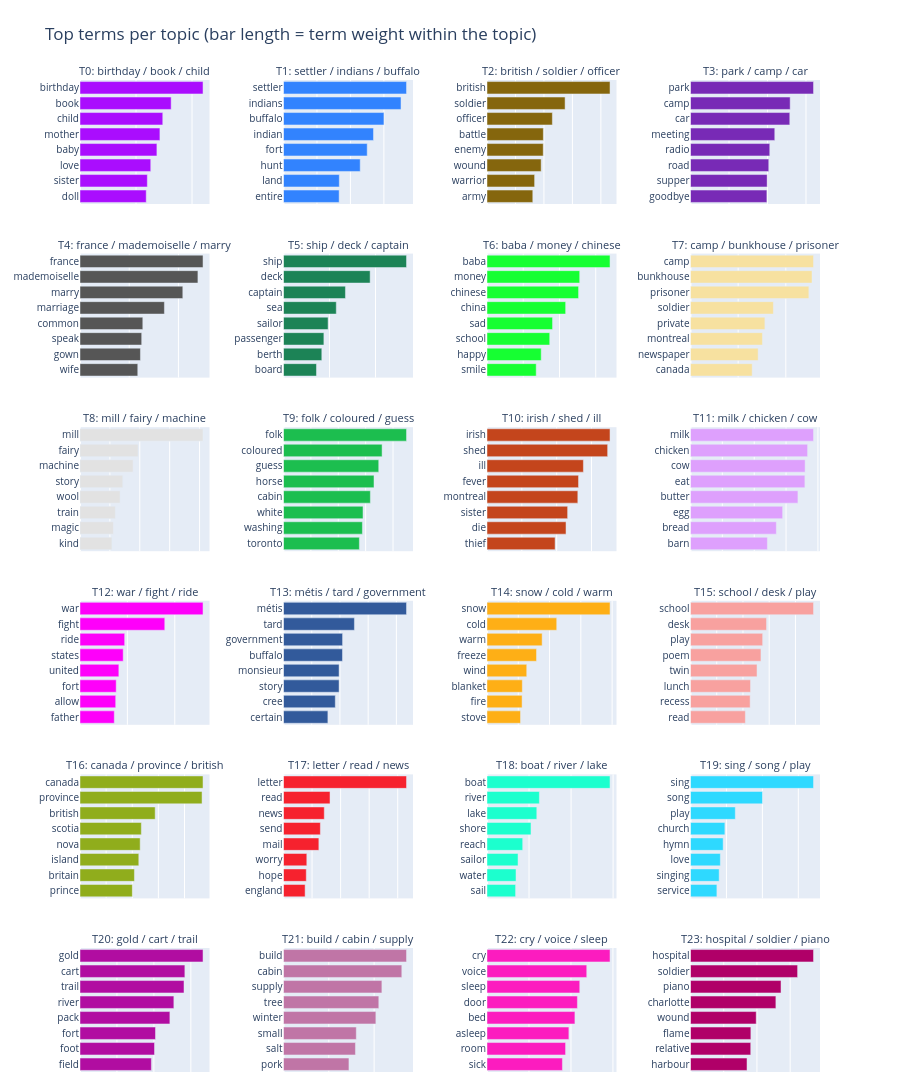

Write notebook code for a chart like this one.
### Markdown cell above
### 11a. What each topic is made of

### Code cell
fig = plot_topic_words(H, names, [topic_label[t] for t in range(K)], n_words=8, ncols=4,
                       title="Top terms per topic (bar length = term weight within the topic)")
show(fig, "02_topic_terms")

### Figure 1 — Plotly figure (JSON) as saved in the notebook; plotly's stock layout.template omitted (floating-point values rounded to 4 significant figures)
{"data": [{"hovertemplate": "%{y}<extra></extra>", "marker": {"color": "#AA0DFE"}, "orientation": "h", "showlegend": false, "type": "bar", "x": [0.5912, 0.601, 0.6316, 0.6866, 0.7135, 0.739, 0.8138, 1.098], "xaxis": "x", "y": ["doll", "sister", "love", "baby", "mother", "child", "book", "birthday"], "yaxis": "y"}, {"hovertemplate": "%{y}<extra></extra>", "marker": {"color": "#3283FE"}, "orientation": "h", "showlegend": false, "type": "bar", "x": [0.3325, 0.3335, 0.4584, 0.5002, 0.5377, 0.6003, 0.7023, 0.7352], "xaxis": "x2", "y": ["entire", "land", "hunt", "fort", "indian", "buffalo", "indians", "settler"], "yaxis": "y2"}, {"hovertemplate": "%{y}<extra></extra>", "marker": {"color": "#85660D"}, "orientation": "h", "showlegend": false, "type": "bar", "x": [0.3217, 0.3345, 0.3805, 0.3951, 0.3959, 0.4592, 0.5486, 0.8643], "xaxis": "x3", "y": ["army", "warrior", "wound", "enemy", "battle", "officer", "soldier", "british"], "yaxis": "y3"}, {"hovertemplate": "%{y}<extra></extra>", "marker": {"color": "#782AB6"}, "orientation": "h", "showlegend": false, "type": "bar", "x": [0.3969, 0.3983, 0.4066, 0.4119, 0.4378, 0.5159, 0.5178, 0.6392], "xaxis": "x4", "y": ["goodbye", "supper", "road", "radio", "meeting", "car", "camp", "park"], "yaxis": "y4"}, {"hovertemplate": "%{y}<extra></extra>", "marker": {"color": "#565656"}, "orientation": "h", "showlegend": false, "type": "bar", "x": [0.2348, 0.2456, 0.2508, 0.2553, 0.343, 0.4178, 0.4792, 0.5], "xaxis": "x5", "y": ["wife", "gown", "speak", "common", "marriage", "marry", "mademoiselle", "france"], "yaxis": "y5"}, {"hovertemplate": "%{y}<extra></extra>", "marker": {"color": "#1C8356"}, "orientation": "h", "showlegend": false, "type": "bar", "x": [0.3583, 0.4163, 0.4388, 0.4847, 0.5736, 0.6733, 0.9416, 1.337], "xaxis": "x6", "y": ["board", "berth", "passenger", "sailor", "sea", "captain", "deck", "ship"], "yaxis": "y6"}, {"hovertemplate": "%{y}<extra></extra>", "marker": {"color": "#16FF32"}, "orientation": "h", "showlegend": false, "type": "bar", "x": [0.2715, 0.2991, 0.3462, 0.3617, 0.434, 0.5053, 0.5115, 0.6789], "xaxis": "x7", "y": ["smile", "happy", "school", "sad", "china", "chinese", "money", "baba"], "yaxis": "y7"}, {"hovertemplate": "%{y}<extra></extra>", "marker": {"color": "#F7E1A0"}, "orientation": "h", "showlegend": false, "type": "bar", "x": [0.2589, 0.284, 0.3019, 0.3122, 0.3479, 0.4968, 0.5101, 0.5164], "xaxis": "x8", "y": ["canada", "newspaper", "montreal", "private", "soldier", "prisoner", "bunkhouse", "camp"], "yaxis": "y8"}, {"hovertemplate": "%{y}<extra></extra>", "marker": {"color": "#E2E2E2"}, "orientation": "h", "showlegend": false, "type": "bar", "x": [0.2136, 0.2234, 0.237, 0.2686, 0.2862, 0.3552, 0.3885, 0.8231], "xaxis": "x9", "y": ["kind", "magic", "train", "wool", "story", "machine", "fairy", "mill"], "yaxis": "y9"}, {"hovertemplate": "%{y}<extra></extra>", "marker": {"color": "#1CBE4F"}, "orientation": "h", "showlegend": false, "type": "bar", "x": [0.2771, 0.2881, 0.2904, 0.3172, 0.3305, 0.3478, 0.36, 0.4493], "xaxis": "x10", "y": ["toronto", "washing", "white", "cabin", "horse", "guess", "coloured", "folk"], "yaxis": "y10"}, {"hovertemplate": "%{y}<extra></extra>", "marker": {"color": "#C4451C"}, "orientation": "h", "showlegend": false, "type": "bar", "x": [0.1955, 0.2269, 0.2314, 0.2607, 0.2627, 0.2767, 0.3463, 0.3531], "xaxis": "x11", "y": ["thief", "die", "sister", "montreal", "fever", "ill", "shed", "irish"], "yaxis": "y11"}, {"hovertemplate": "%{y}<extra></extra>", "marker": {"color": "#DEA0FD"}, "orientation": "h", "showlegend": false, "type": "bar", "x": [0.2414, 0.2695, 0.2893, 0.3373, 0.3591, 0.3599, 0.3677, 0.3862], "xaxis": "x12", "y": ["barn", "bread", "egg", "butter", "eat", "cow", "chicken", "milk"], "yaxis": "y12"}, {"hovertemplate": "%{y}<extra></extra>", "marker": {"color": "#FE00FA"}, "orientation": "h", "showlegend": false, "type": "bar", "x": [0.1447, 0.1507, 0.1528, 0.164, 0.1823, 0.1886, 0.3578, 0.5193], "xaxis": "x13", "y": ["father", "allow", "fort", "united", "states", "ride", "fight", "war"], "yaxis": "y13"}, {"hovertemplate": "%{y}<extra></extra>", "marker": {"color": "#325A9B"}, "orientation": "h", "showlegend": false, "type": "bar", "x": [0.1573, 0.1836, 0.1969, 0.197, 0.209, 0.2093, 0.2513, 0.4359], "xaxis": "x14", "y": ["certain", "cree", "story", "monsieur", "buffalo", "government", "tard", "métis"], "yaxis": "y14"}, {"hovertemplate": "%{y}<extra></extra>", "marker": {"color": "#FEAF16"}, "orientation": "h", "showlegend": false, "type": "bar", "x": [0.2143, 0.2244, 0.2258, 0.2541, 0.3167, 0.3526, 0.4458, 0.7866], "xaxis": "x15", "y": ["stove", "fire", "blanket", "wind", "freeze", "warm", "cold", "snow"], "yaxis": "y15"}, {"hovertemplate": "%{y}<extra></extra>", "marker": {"color": "#F8A19F"}, "orientation": "h", "showlegend": false, "type": "bar", "x": [0.2091, 0.2274, 0.2288, 0.2536, 0.2685, 0.275, 0.2898, 0.469], "xaxis": "x16", "y": ["read", "recess", "lunch", "twin", "poem", "play", "desk", "school"], "yaxis": "y16"}, {"hovertemplate": "%{y}<extra></extra>", "marker": {"color": "#90AD1C"}, "orientation": "h", "showlegend": false, "type": "bar", "x": [0.2004, 0.2084, 0.2251, 0.2303, 0.2348, 0.2878, 0.4672, 0.4709], "xaxis": "x17", "y": ["prince", "britain", "island", "nova", "scotia", "british", "province", "canada"], "yaxis": "y17"}, {"hovertemplate": "%{y}<extra></extra>", "marker": {"color": "#F6222E"}, "orientation": "h", "showlegend": false, "type": "bar", "x": [0.1514, 0.1596, 0.1632, 0.2477, 0.2582, 0.2857, 0.3258, 0.8617], "xaxis": "x18", "y": ["england", "hope", "worry", "mail", "send", "news", "read", "letter"], "yaxis": "y18"}, {"hovertemplate": "%{y}<extra></extra>", "marker": {"color": "#1CFFCE"}, "orientation": "h", "showlegend": false, "type": "bar", "x": [0.1361, 0.1381, 0.1477, 0.1699, 0.2093, 0.237, 0.2492, 0.5854], "xaxis": "x19", "y": ["sail", "water", "sailor", "reach", "shore", "lake", "river", "boat"], "yaxis": "y19"}, {"hovertemplate": "%{y}<extra></extra>", "marker": {"color": "#2ED9FF"}, "orientation": "h", "showlegend": false, "type": "bar", "x": [0.1468, 0.1595, 0.1661, 0.1817, 0.1914, 0.2493, 0.4007, 0.6847], "xaxis": "x20", "y": ["service", "singing", "love", "hymn", "church", "play", "song", "sing"], "yaxis": "y20"}, {"hovertemplate": "%{y}<extra></extra>", "marker": {"color": "#B10DA1"}, "orientation": "h", "showlegend": false, "type": "bar", "x": [0.1932, 0.2017, 0.2043, 0.2433, 0.254, 0.2815, 0.2838, 0.3329], "xaxis": "x21", "y": ["field", "foot", "fort", "pack", "river", "trail", "cart", "gold"], "yaxis": "y21"}, {"hovertemplate": "%{y}<extra></extra>", "marker": {"color": "#C075A6"}, "orientation": "h", "showlegend": false, "type": "bar", "x": [0.1444, 0.1588, 0.1607, 0.2039, 0.2104, 0.2171, 0.2611, 0.2715], "xaxis": "x22", "y": ["pork", "salt", "small", "winter", "tree", "supply", "cabin", "build"], "yaxis": "y22"}, {"hovertemplate": "%{y}<extra></extra>", "marker": {"color": "#FC1CBF"}, "orientation": "h", "showlegend": false, "type": "bar", "x": [0.1796, 0.1871, 0.1951, 0.2094, 0.2153, 0.2209, 0.2376, 0.293], "xaxis": "x23", "y": ["sick", "room", "asleep", "bed", "door", "sleep", "voice", "cry"], "yaxis": "y23"}, {"hovertemplate": "%{y}<extra></extra>", "marker": {"color": "#B00068"}, "orientation": "h", "showlegend": false, "type": "bar", "x": [0.1701, 0.1813, 0.1817, 0.1978, 0.257, 0.2725, 0.3224, 0.3703], "xaxis": "x24", "y": ["harbour", "relative", "flame", "wound", "charlotte", "piano", "soldier", "hospital"], "yaxis": "y24"}], "layout": {"annotations": [{"font": {"size": 11}, "showarrow": false, "text": "T0: birthday / book / child", "x": 0.0875, "xanchor": "center", "xref": "paper", "y": 1, "yanchor": "bottom", "yref": "paper"}, {"font": {"size": 11}, "showarrow": false, "text": "T1: settler / indians / buffalo", "x": 0.3625, "xanchor": "center", "xref": "paper", "y": 1, "yanchor": "bottom", "yref": "paper"}, {"font": {"size": 11}, "showarrow": false, "text": "T2: british / soldier / officer", "x": 0.6375, "xanchor": "center", "xref": "paper", "y": 1, "yanchor": "bottom", "yref": "paper"}, {"font": {"size": 11}, "showarrow": false, "text": "T3: park / camp / car", "x": 0.9125, "xanchor": "center", "xref": "paper", "y": 1, "yanchor": "bottom", "yref": "paper"}, {"font": {"size": 11}, "showarrow": false, "text": "T4: france / mademoiselle / marry", "x": 0.0875, "xanchor": "center", "xref": "paper", "y": 0.825, "yanchor": "bottom", "yref": "paper"}, {"font": {"size": 11}, "showarrow": false, "text": "T5: ship / deck / captain", "x": 0.3625, "xanchor": "center", "xref": "paper", "y": 0.825, "yanchor": "bottom", "yref": "paper"}, {"font": {"size": 11}, "showarrow": false, "text": "T6: baba / money / chinese", "x": 0.6375, "xanchor": "center", "xref": "paper", "y": 0.825, "yanchor": "bottom", "yref": "paper"}, {"font": {"size": 11}, "showarrow": false, "text": "T7: camp / bunkhouse / prisoner", "x": 0.9125, "xanchor": "center", "xref": "paper", "y": 0.825, "yanchor": "bottom", "yref": "paper"}, {"font": {"size": 11}, "showarrow": false, "text": "T8: mill / fairy / machine", "x": 0.0875, "xanchor": "center", "xref": "paper", "y": 0.65, "yanchor": "bottom", "yref": "paper"}, {"font": {"size": 11}, "showarrow": false, "text": "T9: folk / coloured / guess", "x": 0.3625, "xanchor": "center", "xref": "paper", "y": 0.65, "yanchor": "bottom", "yref": "paper"}, {"font": {"size": 11}, "showarrow": false, "text": "T10: irish / shed / ill", "x": 0.6375, "xanchor": "center", "xref": "paper", "y": 0.65, "yanchor": "bottom", "yref": "paper"}, {"font": {"size": 11}, "showarrow": false, "text": "T11: milk / chicken / cow", "x": 0.9125, "xanchor": "center", "xref": "paper", "y": 0.65, "yanchor": "bottom", "yref": "paper"}, {"font": {"size": 11}, "showarrow": false, "text": "T12: war / fight / ride", "x": 0.0875, "xanchor": "center", "xref": "paper", "y": 0.475, "yanchor": "bottom", "yref": "paper"}, {"font": {"size": 11}, "showarrow": false, "text": "T13: métis / tard / government", "x": 0.3625, "xanchor": "center", "xref": "paper", "y": 0.475, "yanchor": "bottom", "yref": "paper"}, {"font": {"size": 11}, "showarrow": false, "text": "T14: snow / cold / warm", "x": 0.6375, "xanchor": "center", "xref": "paper", "y": 0.475, "yanchor": "bottom", "yref": "paper"}, {"font": {"size": 11}, "showarrow": false, "text": "T15: school / desk / play", "x": 0.9125, "xanchor": "center", "xref": "paper", "y": 0.475, "yanchor": "bottom", "yref": "paper"}, {"font": {"size": 11}, "showarrow": false, "text": "T16: canada / province / british", "x": 0.0875, "xanchor": "center", "xref": "paper", "y": 0.3, "yanchor": "bottom", "yref": "paper"}, {"font": {"size": 11}, "showarrow": false, "text": "T17: letter / read / news", "x": 0.3625, "xanchor": "center", "xref": "paper", "y": 0.3, "yanchor": "bottom", "yref": "paper"}, {"font": {"size": 11}, "showarrow": false, "text": "T18: boat / river / lake", "x": 0.6375, "xanchor": "center", "xref": "paper", "y": 0.3, "yanchor": "bottom", "yref": "paper"}, {"font": {"size": 11}, "showarrow": false, "text": "T19: sing / song / play", "x": 0.9125, "xanchor": "center", "xref": "paper", "y": 0.3, "yanchor": "bottom", "yref": "paper"}, {"font": {"size": 11}, "showarrow": false, "text": "T20: gold / cart / trail", "x": 0.0875, "xanchor": "center", "xref": "paper", "y": 0.125, "yanchor": "bottom", "yref": "paper"}, {"font": {"size": 11}, "showarrow": false, "text": "T21: build / cabin / supply", "x": 0.3625, "xanchor": "center", "xref": "paper", "y": 0.125, "yanchor": "bottom", "yref": "paper"}, {"font": {"size": 11}, "showarrow": false, "text": "T22: cry / voice / sleep", "x": 0.6375, "xanchor": "center", "xref": "paper", "y": 0.125, "yanchor": "bottom", "yref": "paper"}, {"font": {"size": 11}, "showarrow": false, "text": "T23: hospital / soldier / piano", "x": 0.9125, "xanchor": "center", "xref": "paper", "y": 0.125, "yanchor": "bottom", "yref": "paper"}], "height": 1380, "margin": {"b": 20, "t": 80}, "title": {"text": "Top terms per topic (bar length = term weight within the topic)"}, "xaxis": {"anchor": "y", "domain": [0, 0.175], "showticklabels": false}, "xaxis10": {"anchor": "y10", "domain": [0.275, 0.45], "showticklabels": false}, "xaxis11": {"anchor": "y11", "domain": [0.55, 0.725], "showticklabels": false}, "xaxis12": {"anchor": "y12", "domain": [0.825, 1], "showticklabels": false}, "xaxis13": {"anchor": "y13", "domain": [0, 0.175], "showticklabels": false}, "xaxis14": {"anchor": "y14", "domain": [0.275, 0.45], "showticklabels": false}, "xaxis15": {"anchor": "y15", "domain": [0.55, 0.725], "showticklabels": false}, "xaxis16": {"anchor": "y16", "domain": [0.825, 1], "showticklabels": false}, "xaxis17": {"anchor": "y17", "domain": [0, 0.175], "showticklabels": false}, "xaxis18": {"anchor": "y18", "domain": [0.275, 0.45], "showticklabels": false}, "xaxis19": {"anchor": "y19", "domain": [0.55, 0.725], "showticklabels": false}, "xaxis2": {"anchor": "y2", "domain": [0.275, 0.45], "showticklabels": false}, "xaxis20": {"anchor": "y20", "domain": [0.825, 1], "showticklabels": false}, "xaxis21": {"anchor": "y21", "domain": [0, 0.175], "showticklabels": false}, "xaxis22": {"anchor": "y22", "domain": [0.275, 0.45], "showticklabels": false}, "xaxis23": {"anchor": "y23", "domain": [0.55, 0.725], "showticklabels": false}, "xaxis24": {"anchor": "y24", "domain": [0.825, 1], "showticklabels": false}, "xaxis3": {"anchor": "y3", "domain": [0.55, 0.725], "showticklabels": false}, "xaxis4": {"anchor": "y4", "domain": [0.825, 1], "showticklabels": false}, "xaxis5": {"anchor": "y5", "domain": [0, 0.175], "showticklabels": false}, "xaxis6": {"anchor": "y6", "domain": [0.275, 0.45], "showticklabels": false}, "xaxis7": {"anchor": "y7", "domain": [0.55, 0.725], "showticklabels": false}, "xaxis8": {"anchor": "y8", "domain": [0.825, 1], "showticklabels": false}, "xaxis9": {"anchor": "y9", "domain": [0, 0.175], "showticklabels": false}, "yaxis": {"anchor": "x", "domain": [0.875, 1], "tickfont": {"size": 10}}, "yaxis10": {"anchor": "x10", "domain": [0.525, 0.65], "tickfont": {"size": 10}}, "yaxis11": {"anchor": "x11", "domain": [0.525, 0.65], "tickfont": {"size": 10}}, "yaxis12": {"anchor": "x12", "domain": [0.525, 0.65], "tickfont": {"size": 10}}, "yaxis13": {"anchor": "x13", "domain": [0.35, 0.475], "tickfont": {"size": 10}}, "yaxis14": {"anchor": "x14", "domain": [0.35, 0.475], "tickfont": {"size": 10}}, "yaxis15": {"anchor": "x15", "domain": [0.35, 0.475], "tickfont": {"size": 10}}, "yaxis16": {"anchor": "x16", "domain": [0.35, 0.475], "tickfont": {"size": 10}}, "yaxis17": {"anchor": "x17", "domain": [0.175, 0.3], "tickfont": {"size": 10}}, "yaxis18": {"anchor": "x18", "domain": [0.175, 0.3], "tickfont": {"size": 10}}, "yaxis19": {"anchor": "x19", "domain": [0.175, 0.3], "tickfont": {"size": 10}}, "yaxis2": {"anchor": "x2", "domain": [0.875, 1], "tickfont": {"size": 10}}, "yaxis20": {"anchor": "x20", "domain": [0.175, 0.3], "tickfont": {"size": 10}}, "yaxis21": {"anchor": "x21", "domain": [0, 0.125], "tickfont": {"size": 10}}, "yaxis22": {"anchor": "x22", "domain": [0, 0.125], "tickfont": {"size": 10}}, "yaxis23": {"anchor": "x23", "domain": [0, 0.125], "tickfont": {"size": 10}}, "yaxis24": {"anchor": "x24", "domain": [0, 0.125], "tickfont": {"size": 10}}, "yaxis3": {"anchor": "x3", "domain": [0.875, 1], "tickfont": {"size": 10}}, "yaxis4": {"anchor": "x4", "domain": [0.875, 1], "tickfont": {"size": 10}}, "yaxis5": {"anchor": "x5", "domain": [0.7, 0.825], "tickfont": {"size": 10}}, "yaxis6": {"anchor": "x6", "domain": [0.7, 0.825], "tickfont": {"size": 10}}, "yaxis7": {"anchor": "x7", "domain": [0.7, 0.825], "tickfont": {"size": 10}}, "yaxis8": {"anchor": "x8", "domain": [0.7, 0.825], "tickfont": {"size": 10}}, "yaxis9": {"anchor": "x9", "domain": [0.525, 0.65], "tickfont": {"size": 10}}}}
